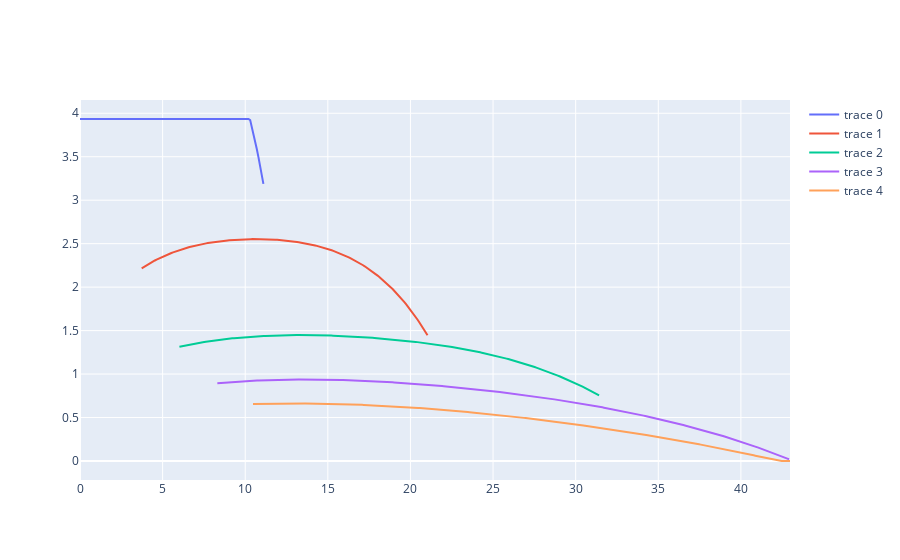

Source (notebook cell):
### Code cell
iplot(sol['outputs']['discrete_acceleration_curves'])
